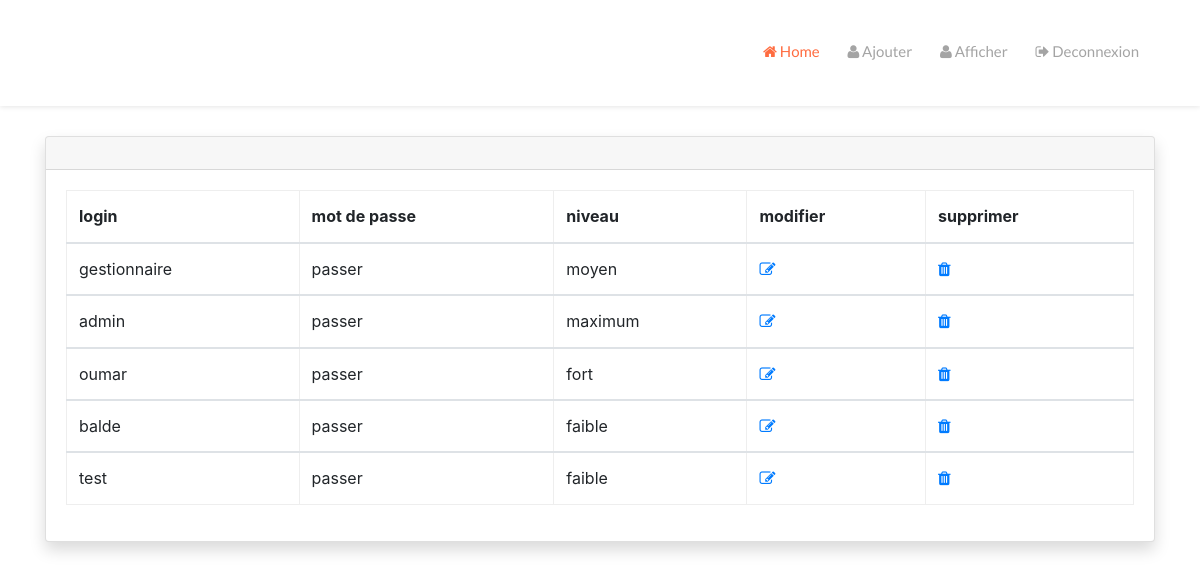
The app's page /admin/user.php (signed in) with its own data.
### tables this page shows
CREATE TABLE IF NOT EXISTS `user` (
  `id` int(11) NOT NULL AUTO_INCREMENT,
  `login` varchar(30) NOT NULL,
  `password` varchar(30) NOT NULL,
  `niveau` text NOT NULL,
  PRIMARY KEY (`id`)
);

### admin/user.php (the view, shortened to what this page needs)
<!DOCTYPE html>
<html>
<head>
    <link rel="stylesheet" href="../css/kube.min.css" />
    <link rel="stylesheet" href="../css/font-awesome.min.css" />
    <link rel="stylesheet" href="../css/custom.min.css" />
    <link href="../vendor/datatables/dataTables.bootstrap4.min.css" rel="stylesheet">
    <link rel="stylesheet" href="../css/bootstrap.min.css" />
</head>
<body>
 <?php
include('menu.php');
 ?>
  <div class="container" style="padding-top:30px;">
<div class="card shadow mb-4"  >
            <div class="card-header py-3">
            </div>
            <div class="card-body">
              <div class="table-responsive">
                <table class="table table-bordered" id="dataTable" width="100%" cellspacing="0">
                  <thead>
                    <tr>
                      <th>login</th>
                      <th>mot de passe</th>
                      <th>niveau</th>
                      <th>modifier</th>
                      <th>supprimer</th>
                    </tr>
                  </thead>
        <?php
         include('../connexion.php');
         $req=$bdd->query('select * from user');
         while ($donnee=$req->fetch()) {
        ?>
                  <tbody>
                    <tr>
                      <td><?php echo $donnee['login']?></td>
                      <td><?php echo $donnee['password']?></td>
                      <td><?php echo $donnee['niveau']?></td>
            <td><a href="modifUser.php?v=<?php echo $donnee['id'] ?>" title="" ><i class="fa fa-edit"></i></a></td>
             <td><a href="user.php?v=<?php echo $donnee['id'] ?>" title="" ><i class="fa fa-trash"></i></a></td>
                    </tr>
                  </tbody>
          <?php } ?>
                </table>
              </div>
          </div>
      </div>
</body>
</html>

### admin/menu.php (shortened to what this page needs)
<div class="main-nav ">
    <div class="container">
      <header class="group top-nav">
          <nav id="navbar-1" class="navbar item-nav navbar-right">
            <ul>
                <li class="active"><a href="index.php"><i class="fa fa-home"></i> Home</a></li>
                <li><a href="register.php"><i class="fa fa-user"></i> Ajouter</a></li>
                <li><a href="user.php"><i class="fa fa-user"></i> Afficher</a></li>
                <li><a href="../deconnection.php"><i class="fa fa-sign-out"></i> Deconnexion</a></li>
            </ul>
        </nav>
      </header>
    </div>
  </div>

### records on screen
user: login "gestionnaire", password "passer", niveau "moyen"
user: login "admin", password "passer", niveau "maximum"
user: login "oumar", password "passer", niveau "fort"
user: login "balde", password "passer", niveau "faible"
user: login "test", password "passer", niveau "faible"
